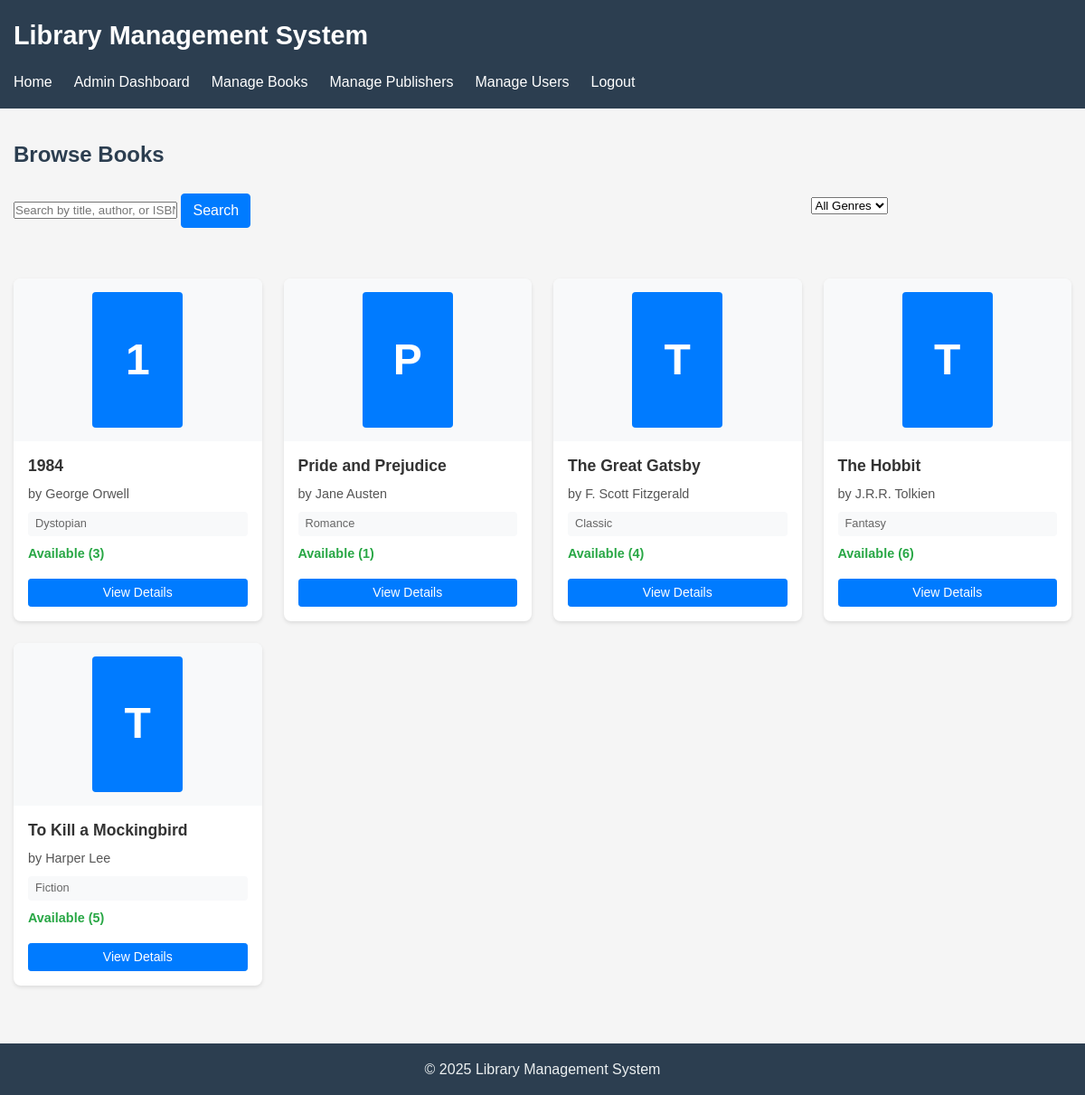
/member/books.php (signed in), run on the app's committed database.
### tables this page shows
CREATE TABLE books (
    id INTEGER PRIMARY KEY AUTOINCREMENT,
    title TEXT NOT NULL,
    author TEXT NOT NULL,
    publisher_id INTEGER,
    year INTEGER,
    isbn TEXT,
    genre TEXT,
    quantity INTEGER NOT NULL DEFAULT 1,
    available INTEGER NOT NULL DEFAULT 1,
    created_at TIMESTAMP DEFAULT CURRENT_TIMESTAMP,
    updated_at TIMESTAMP DEFAULT CURRENT_TIMESTAMP,
    FOREIGN KEY (publisher_id) REFERENCES publishers(id)
);

### includes/functions.php (called while the page is built, shortened)
<?php
require_once __DIR__ . '/db.php';
function sanitize_input($input) {
    return htmlspecialchars(trim($input), ENT_QUOTES, 'UTF-8');
}
function get_books_with_condition($condition = '', $page = 1, $per_page = 10, $sort_by = 'title', $sort_order = 'ASC') {
    $offset = ($page - 1) * $per_page;
    $sql = "SELECT b.*, p.name as publisher_name
            FROM books b
            LEFT JOIN publishers p ON b.publisher_id = p.id
            $condition
            ORDER BY $sort_by $sort_order
            LIMIT :limit OFFSET :offset";
    $result = db_query($sql, [':limit' => $per_page, ':offset' => $offset]);
    return db_fetch_all($result);
}

### includes/db.php (called while the page is built, shortened)
<?php
function get_db_connection() {
    static $db = null;
    if ($db === null) {
        $db_path = __DIR__ . '/../database/library.db';
        try {
            $db = new \SQLite3($db_path);
            $db->enableExceptions(true);
            $db->exec('PRAGMA foreign_keys = ON');
            $db->exec('PRAGMA journal_mode = WAL');
        } catch (\Exception $e) {
            die("Database connection failed: " . $e->getMessage());
        }
    }
    return $db;
}
function db_query($sql, $params = []) {
    $db = get_db_connection();
    try {
        $stmt = $db->prepare($sql);
        if (!empty($params)) {
            foreach ($params as $param => $value) {
                $type = is_int($value) ? SQLITE3_INTEGER : SQLITE3_TEXT;
                $stmt->bindValue($param, $value, $type);
            }
        }
        $result = $stmt->execute();
        return $result;
    } catch (\Exception $e) {
        error_log("Database query error: " . $e->getMessage() . " in query: " . $sql);
        return false;
    }
}
function db_fetch_all($result) {
    $rows = [];
    if ($result) {
        while ($row = $result->fetchArray(SQLITE3_ASSOC)) {
            $rows[] = $row;
        }
    }
    return $rows;
}

### member/books.php (the view, shortened to what this page needs)
<?php
require_once __DIR__ . '/../includes/db.php';
require_once __DIR__ . '/../includes/functions.php';
require_once __DIR__ . '/../layouts/Layout.php';
$search = sanitize_input($_GET['search'] ?? '');
$genre = sanitize_input($_GET['genre'] ?? '');
$page = max(1, intval($_GET['page'] ?? 1));
$per_page = 12;
$filter_conditions = [];
$filter_condition = !empty($filter_conditions) ? "WHERE " . implode(" AND ", $filter_conditions) : "";
$books = get_books_with_condition($filter_condition, $page, $per_page);
?>
<div class="member-books">
    <div class="search-filter-section">
        <div class="search-box">
            <form action="/member/books.php" method="get" class="search-form">
                <div class="input-group">
                    <input type="text" name="search" value="<?php echo htmlspecialchars($search); ?>" placeholder="Search by title, author, or ISBN" class="form-control">
                    <button type="submit" class="btn btn-primary">Search</button>
                </div>
            </form>
        </div>
        <div class="genre-filter">
            <form action="/member/books.php" method="get" class="genre-form">
                <div class="input-group">
                    <select name="genre" class="form-control" onchange="this.form.submit()">
                        <option value="">All Genres</option>
                    </select>
                </div>
            </form>
        </div>
    </div>
    <div class="books-grid">
        <?php if (empty($books)): ?>
            <div class="no-books-found">
                <p>No books found matching your criteria.</p>
                <?php if (!empty($search) || !empty($genre)): ?>
                    <p><a href="/member/books.php" class="btn btn-outline-primary">View All Books</a></p>
                <?php endif; ?>
            </div>
        <?php else: ?>
            <div class="books-container">
                <?php foreach ($books as $book): ?>
                    <div class="book-card">
                        <div class="book-cover">
                            <div class="book-cover-placeholder">
                                <?php echo strtoupper(substr($book['title'], 0, 1)); ?>
                            </div>
                        </div>
                        <div class="book-details">
                            <h3 class="book-title"><?php echo htmlspecialchars($book['title']); ?></h3>
                            <p class="book-author">by <?php echo htmlspecialchars($book['author']); ?></p>
                            <p class="book-genre"><?php echo htmlspecialchars($book['genre']); ?></p>
                            <p class="book-availability">
                                <?php if ($book['available'] > 0): ?>
                                    <span class="available">Available (<?php echo $book['available']; ?>)</span>
                                <?php else: ?>
                                    <span class="unavailable">Unavailable</span>
                                <?php endif; ?>
                            </p>
                            <button class="btn btn-sm btn-primary view-details-btn" data-id="<?php echo $book['id']; ?>">View Details</button>
                        </div>
                    </div>
                <?php endforeach; ?>
            </div>
        <?php endif; ?>
    </div>
</div>

### assets/styles.css (style rules this page uses)
* { margin: 0; padding: 0; box-sizing: border-box; }
body { font-family: Arial, sans-serif; line-height: 1.6; color: #333; background-color: #f5f5f5; }
.btn { display: inline-block; font-weight: 400; text-align: center; white-space: nowrap; vertical-align: middle; user-select: none; border: 1px solid transparent; padding: 0.375rem 0.75rem; font-size: 1rem; line-height: 1.5; border-radius: 0.25rem; transition: color 0.15s ease-in-out, background-color 0.15s ease-in-out, border-color 0.15s ease-in-out; cursor: pointer; }
.btn-primary { color: #fff; background-color: #007bff; border-color: #007bff; }
.btn-sm { padding: 0.25rem 0.5rem; font-size: 0.875rem; line-height: 1.5; border-radius: 0.2rem; }
.search-form { margin-bottom: 1.5rem; }

### member/books.php (style rules this page uses)
.member-books { margin-bottom: 2rem; }
.search-filter-section { display: flex; flex-wrap: wrap; gap: 1rem; margin-bottom: 2rem; }
.search-box { flex: 3; min-width: 300px; }
.genre-filter { flex: 1; min-width: 200px; }
.books-container { display: grid; grid-template-columns: repeat(auto-fill, minmax(250px, 1fr)); gap: 1.5rem; margin-bottom: 2rem; }
.book-card { background-color: #fff; border-radius: 8px; box-shadow: 0 2px 4px rgba(0, 0, 0, 0.1); overflow: hidden; transition: transform 0.3s ease; height: 100%; display: flex; flex-direction: column; }
.book-cover { height: 180px; background-color: #f8f9fa; display: flex; justify-content: center; align-items: center; }
.book-cover-placeholder { width: 100px; height: 150px; background-color: #007bff; color: white; display: flex; justify-content: center; align-items: center; font-size: 3rem; font-weight: bold; border-radius: 4px; }
.book-details { padding: 1rem; flex-grow: 1; display: flex; flex-direction: column; }
.book-title { margin: 0 0 0.5rem 0; font-size: 1.1rem; font-weight: bold; line-height: 1.3; }
.book-author { margin: 0 0 0.5rem 0; font-size: 0.9rem; color: #555; }
.book-genre { margin: 0 0 0.5rem 0; font-size: 0.8rem; color: #666; background-color: #f8f9fa; display: inline-block; padding: 0.2rem 0.5rem; border-radius: 4px; }
.book-availability { margin: 0 0 1rem 0; font-size: 0.9rem; }
.available { color: #28a745; font-weight: bold; }
.view-details-btn { margin-top: auto; }

### data on the page
books: title "1", title "1984", author "George Orwell", genre "Dystopian", available "3"
books: title "P", title "Pride and Prejudice", author "Jane Austen", genre "Romance", available "1"
books: title "T", title "The Great Gatsby", author "F. Scott Fitzgerald", genre "Classic", available "4"
books: title "T", title "The Hobbit", author "J.R.R. Tolkien", genre "Fantasy", available "6"
books: title "T", title "To Kill a Mockingbird", author "Harper Lee", genre "Fiction", available "5"

### other printed values
$title "Browse Books"
